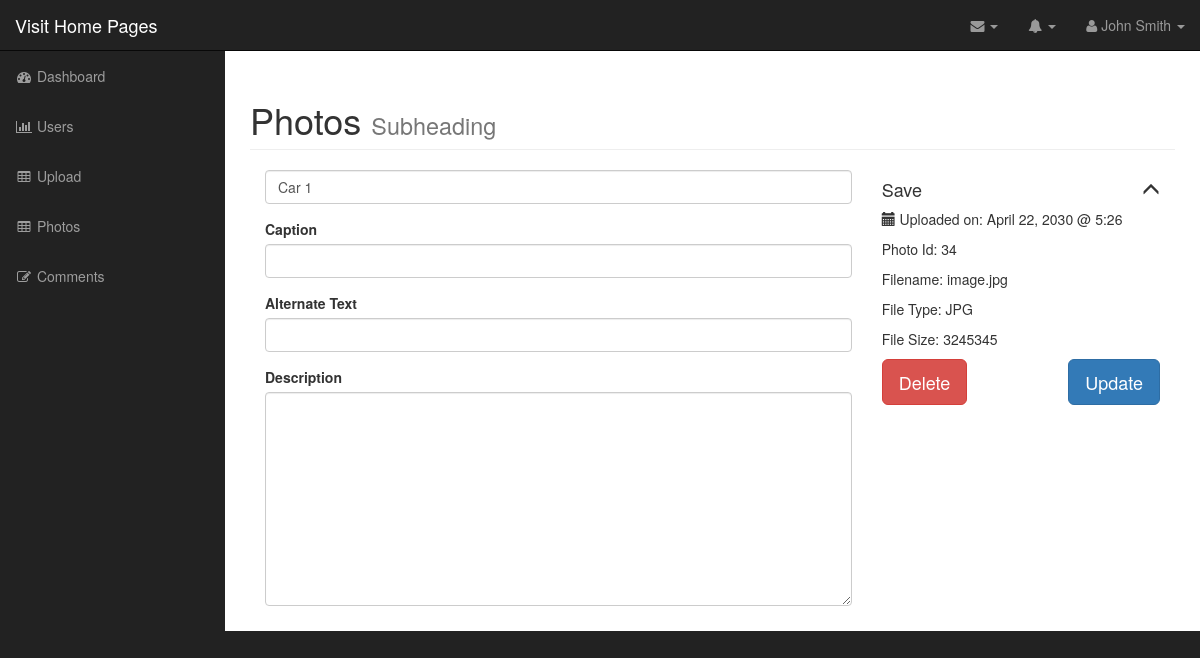
Before: /admin/edit_photo.php?id=8 (signed in) with the older database file.
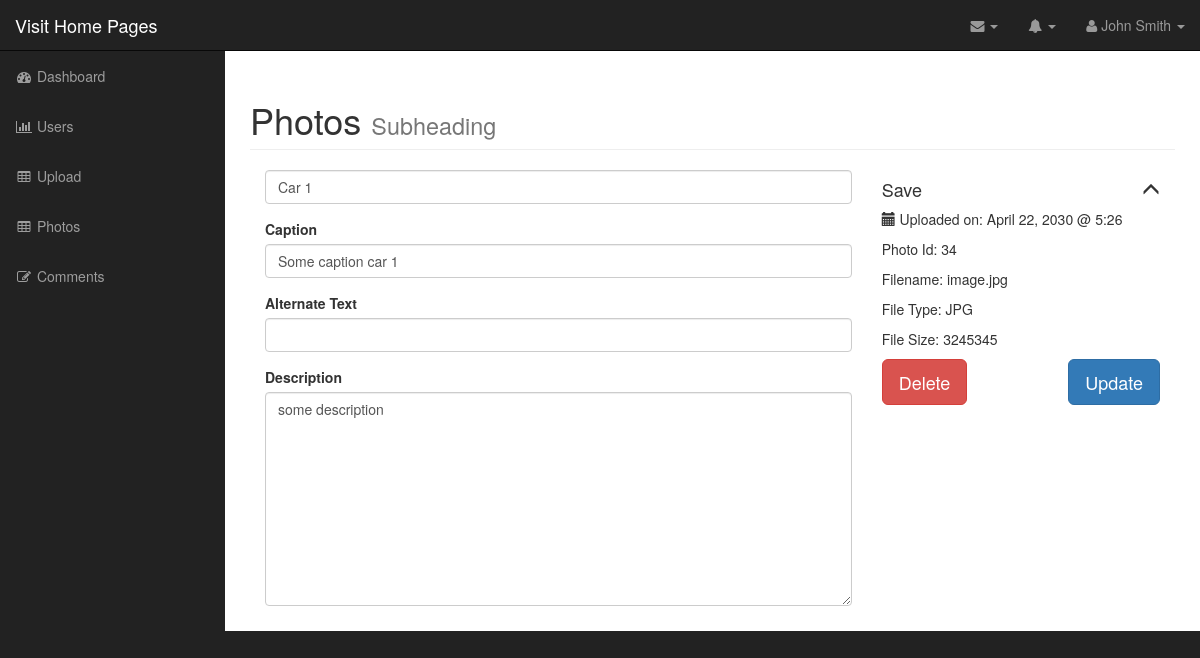
After: the same page with the newer database file.
### tables this page shows
CREATE TABLE `photos` (
  `id` int(11) NOT NULL,
  `title` varchar(255) NOT NULL,
  `caption` varchar(255) NOT NULL,
  `description` text NOT NULL,
  `filename` varchar(255) NOT NULL,
  `alternate_text` varchar(255) NOT NULL,
  `type` varchar(255) NOT NULL,
  `size` int(11) NOT NULL
);

### admin/includes/database.php (called while the page is built, shortened)
<?php
class Database {
    public $connection;
    public function open_db_connetion(){
        $this->connection = new mysqli(DB_HOST,DB_USER,DB_PASS,DB_NAME);
    }
    public function query($sql) {
        $result = $this->connection->query($sql);
        return $result;
    }
}
$database = new Database();
?>

### admin/includes/db_object.php (called while the page is built, shortened)
<?php
class Db_object
    {
    protected static $db_table = "users";
    public static function find_by_id($id) {
    $the_result_array = static::find_by_query("SELECT * FROM " . static::$db_table . " WHERE id= $id LIMIT 1");
    return !empty($the_result_array) ? array_shift($the_result_array) : false;
    }
        public static function find_by_query($sql) {
    global $database;
    $result_set = $database->query($sql);
    $the_object_array = array();
    while($row = mysqli_fetch_array($result_set)) {
    $the_object_array[] = static::instantation($row);
    }
    return $the_object_array;
    }
    public static function instantation($the_record) {
        $the_object = new $calling_class;
    foreach($the_record as $the_attribute => $value) {
    if($the_object->has_the_attribute($the_attribute)) {
        $the_object->$the_attribute = $value;
    }
    }
        return $the_object;
    }
    private function has_the_attribute($the_attribute) {
    $object_properties = get_object_vars($this);
    return array_key_exists($the_attribute, $object_properties);
    }
}
?>

### admin/edit_photo.php (the view, shortened to what the changed rows need)
<?php include("includes/header.php"); ?>
<?php
if(empty($_GET['id'])) {
    redirect("photos.php");
} else {
$photo = Photo::find_by_id($_GET['id']);
}
?>
<div id="page-wrapper">
    <div class="container-fluid">
        <div class="row">
            <div class="col-lg-12">
                <h1 class="page-header">
                    Photos
                    <small>Subheading</small>
                </h1>
                <form action="" method="post">
                    <div class="col-md-8">
                        <div class="form-group">
                            <input type="text" name="title" class="form-control" value="<?php echo $photo->title; ?>">
                        </div>
                        <div class=" form-group">
                            <label for="caption">Caption</label>
                            <input type="text" name="caption" class="form-control"
                                value="<?php echo $photo->caption; ?>">
                        </div>
                        <div class=" form-group">
                            <label for="caption">Description</label>
                            <textarea class="form-control" name="description" id="" cols="30" rows="10"><?php echo $photo->description; ?>
                            </textarea>
                        </div>
                    </div>
            </div>
        </div>
    </div>
</div>
<?php include("includes/footer.php"); ?>

Changed rows visible on the page:
changed photos "Car 1": caption (not shown) → "Some caption car 1"; description (not shown) → "some description"
